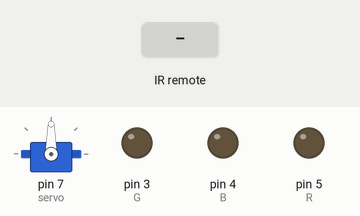
The sketch below on a simulated Arduino Uno, built with avr-gcc and run on an emulated ATmega328P. Parts: servo, output pins drawn as LEDs (lit = HIGH). The test bench sets the inputs (shaded band).

Above: at 1.2 s.
1.3 s: infrared code 0x10 received
At 2.5 s:
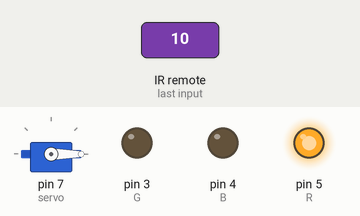
2.8 s: infrared code 0x11 received
At 3.8 s:
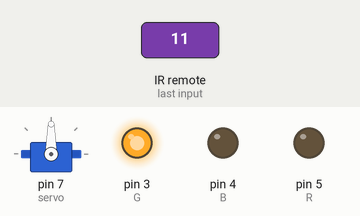
4.3 s: infrared code 0x12 received
At 4.9 s:
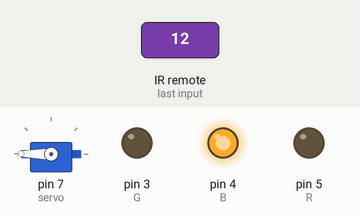
Timing chart, 0 to 7.3 s (numbered marks = the images above; inputs shaded):
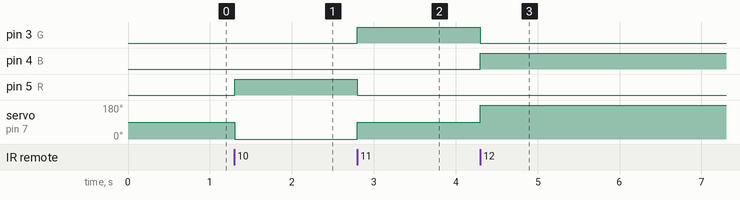

The sketch:

arduino.ino
```cpp
#include <IRremote.hpp>
#include <Servo.h>

const int sensor= 6;
const int servo= 7;
const int R= 5;
const int B= 4;
const int G= 3;

Servo servoMotor;

void setup() {
    Serial.begin(9600);
    IrReceiver.begin(sensor, ENABLE_LED_FEEDBACK);
    servoMotor.attach(servo);
    pinMode(R, OUTPUT);
    pinMode(G, OUTPUT);
    pinMode(B, OUTPUT);
}

void loop() {
    if (IrReceiver.decode()) { //Verifica o sensor
        switch (IrReceiver.decodedIRData.command) {
            case 0x10: //Apertou '1'
                servoMotor.write(0);
                digitalWrite(R, HIGH);
                digitalWrite(G, LOW);
                digitalWrite(B, LOW);
                break;

            case 0x11: //Apertou '2'
                servoMotor.write(90);
                digitalWrite(R, LOW);
                digitalWrite(G, HIGH);
                digitalWrite(B, LOW);
                break;

            case 0x12: //Apertou '3'
                servoMotor.write(180);
                digitalWrite(R, LOW);
                digitalWrite(G, LOW);
                digitalWrite(B, HIGH);
                break;

            default:
                break;
        }
        IrReceiver.resume();
    }
}
```

Measured:
- after the input at 1.3 s, pin 5 (R): LOW → HIGH at once; servo on pin 7 (servo): 90° → 0° at once
- after the input at 2.8 s, pin 3 (G): LOW → HIGH at once; pin 5 (R): HIGH → LOW at once; servo on pin 7 (servo): 0° → 90° at once
- after the input at 4.3 s, pin 3 (G): HIGH → LOW at once; pin 4 (B): LOW → HIGH at once; servo on pin 7 (servo): 90° → 180° at once
